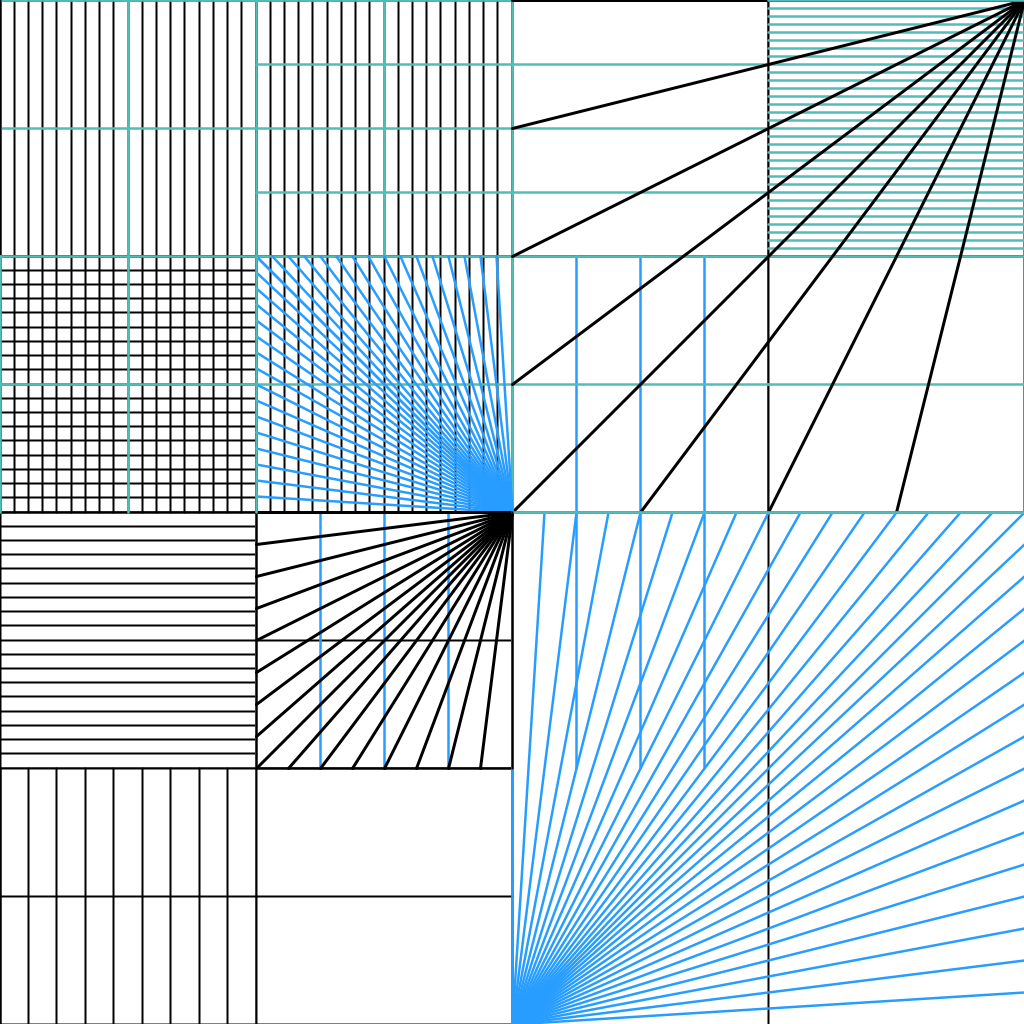
Frame 1 (no input)
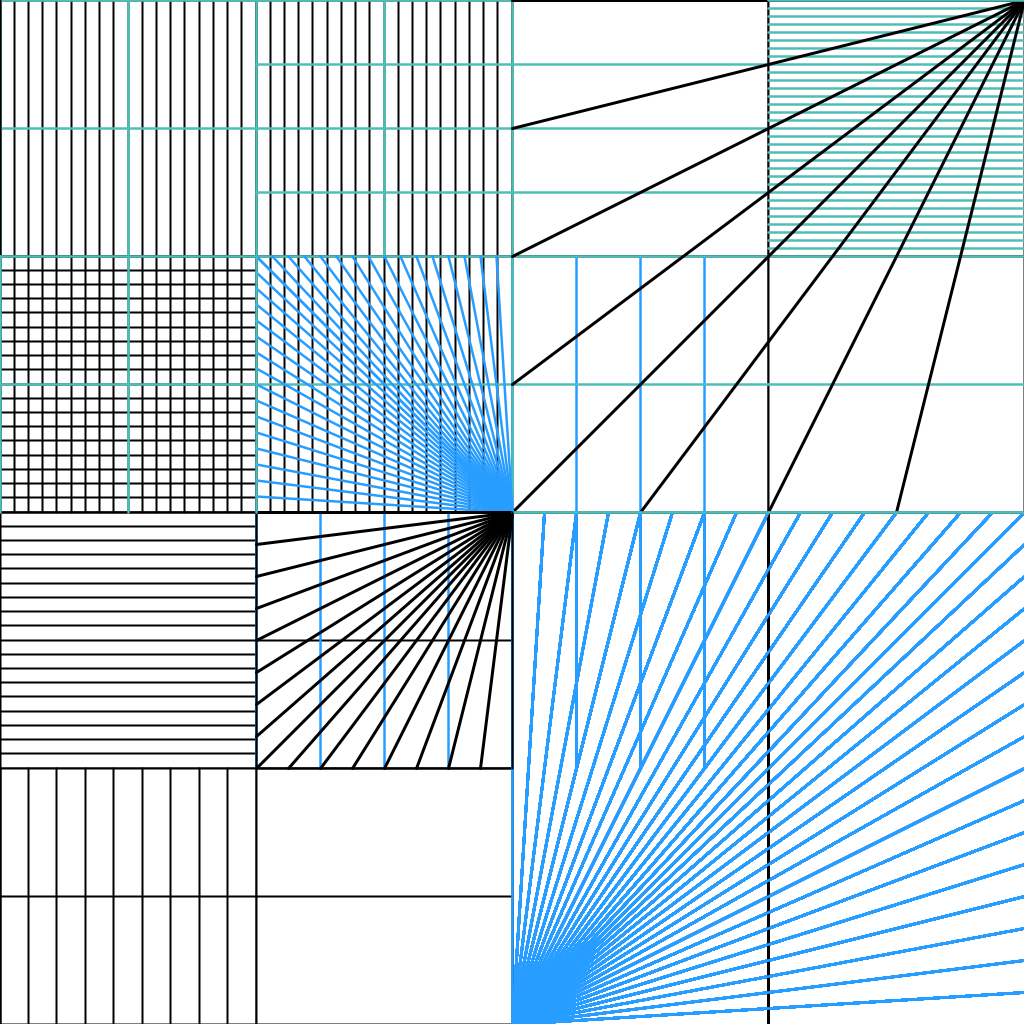
Frame 60 (the mouse pressed at the canvas centre just before this capture)
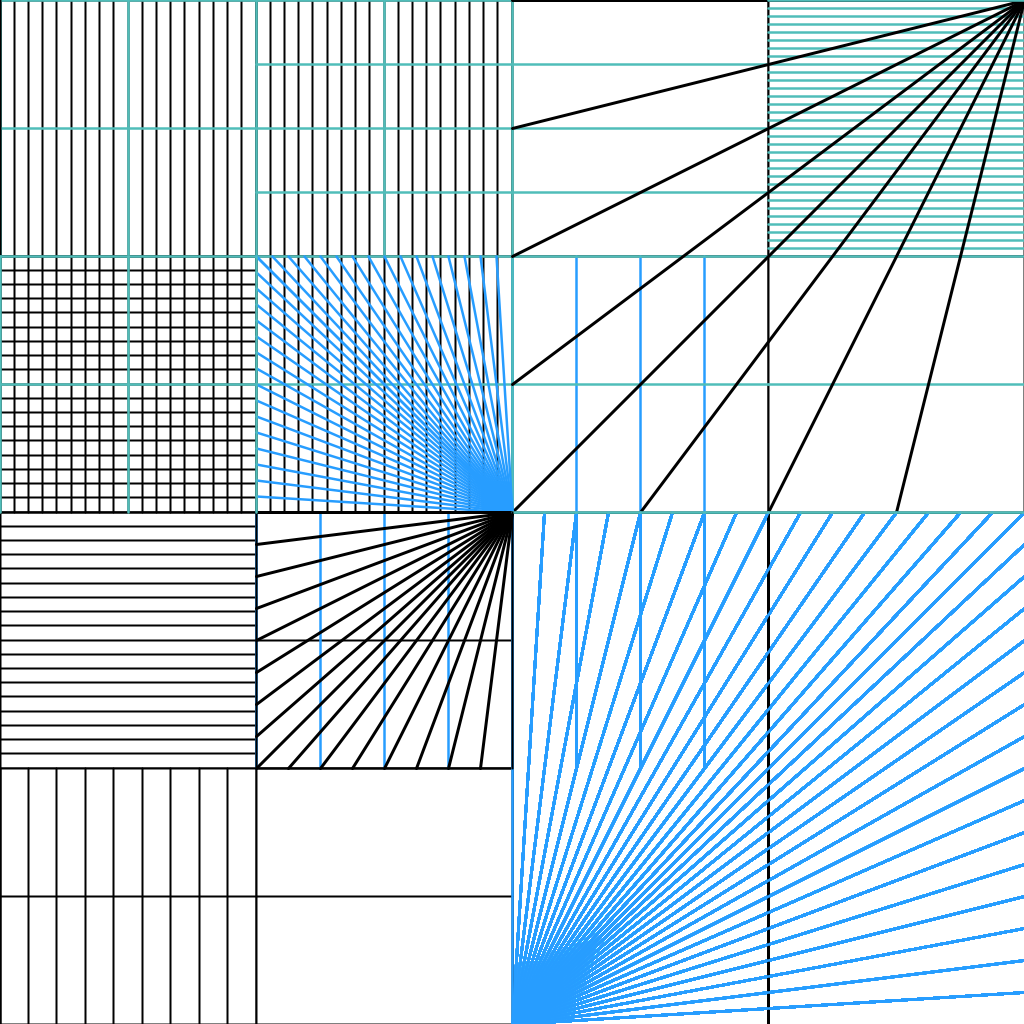
Frame 120 (the mouse held since frame 60 and released just before this capture)

The Processing sketch that drew these frames (run headless with seeded random() and noise(); from frame 60 on, the mouse is pressed at the canvas centre):

// Processing sketch: lec3_230909_trasnformation
// ── lec3_230909_trasnformation.pde
// Jonalbert E. -  GD105

/*
Saskia Freeke’s daily drawing Replication
Original: Geometric Shapes / 230818
Source Link: //https://64.media.tumblr.com/cf987798db8463e913efbd960f59b091/58e3afdf5df20f0b-64/s1280x1920/17e2539d1aac524e393f498c1c7214ec4cfb0746.png
*/

boolean savedImage = false;


int squares_per_row = 4; // Number of squares per row

void setup() 
{
      size(1024, 1024); // Set the canvas size
      background(255); // Set the background color to white
}

void draw()
{
      strokeWeight(2); // Set the stroke weight
    
      float square_size = width / squares_per_row; // Calculate the size of each square
    
      // Draw the squares
      draw_row(0.75, square_size, 4);
      draw_row(square_size + 0.75, square_size, 4);
      draw_row(square_size * 2 + 0.75, square_size, 2);
      draw_row(square_size * 3 + 0.75, square_size, 2);
    
      // Draw the first row of lines
      draw_grid_lines(square_size * 0, square_size * 0, -18, square_size / 18, square_size, 'n');
      draw_grid_lines(square_size * 1, square_size * 0, -18, square_size / 18, square_size, 'n');
    
      // Draw the third row of lines
      draw_grid_lines(square_size * 3, square_size * 0, 32, square_size / 32, square_size, 'c');
    
      // Second layer
      draw_grid_lines(square_size * 0, square_size * 0, 2, square_size / 2, square_size, 'c');
      draw_grid_lines(square_size * 1, square_size * 0, 4, square_size / 4, square_size, 'c');
      draw_grid_lines(square_size * 2, square_size * 0, 4, square_size / 4, square_size, 'c');
      draw_grid_lines(square_size * 2, square_size * 0, 1, square_size / 1, square_size, 'n');
    
      draw_grid_lines(square_size * 0, square_size * 0, -2, square_size / 2, square_size, 'c'); // V
      draw_grid_lines(square_size * 1, square_size * 0, -2, square_size / 2, square_size, 'c'); // V
      draw_grid_lines(square_size * 2, square_size * 0, -1, square_size / 1, square_size, 'c'); // V
      draw_grid_lines(square_size * 0, square_size * 0, -1, square_size / 1, square_size, 'n'); // V
    
      // Second row of lines
      draw_grid_lines(square_size * 0, square_size * 1, -18, square_size / 18, square_size, 'n');
      draw_grid_lines(square_size * 1, square_size * 1, -18, square_size / 18, square_size, 'n');
      draw_grid_lines(square_size * 0, square_size * 1, 18, square_size / 18, square_size, 'n'); // H
      draw_grid_lines(square_size * 2, square_size * 1, -4, square_size / 4, square_size, 'b');
      draw_grid_lines(square_size * 2, square_size * 1, -1, square_size / 1, square_size, 'c');
    
      // Horizontal details
      draw_grid_lines(square_size * 0, square_size * 1, 2, square_size / 2, square_size, 'c');
      draw_grid_lines(square_size * 1, square_size * 1, 2, square_size / 2, square_size, 'c');
      draw_grid_lines(square_size * 2, square_size * 1, 2, square_size / 2, square_size, 'c');
      draw_grid_lines(square_size * 3, square_size * 1, 2, square_size / 2, square_size, 'c');
    
      // Third row of lines
      draw_grid_lines(square_size * 0, square_size * 2, 18, square_size / 18, square_size, 'n'); // H
      draw_grid_lines(square_size * 1, square_size * 2, 2, square_size / 2, square_size, 'n'); // H
      draw_grid_lines(square_size * 1, square_size * 2, -4, square_size / 4, square_size, 'b'); // V
      draw_grid_lines(square_size * 1, square_size * 2, -1, square_size / 1, square_size, 'n'); // V
      draw_grid_lines(square_size * 2, square_size * 2, -4, square_size / 4, square_size, 'b'); // V
      draw_grid_lines(square_size * 2, square_size * 2, -1, square_size / 1, square_size, 'n'); // V
      draw_grid_lines(square_size * 3, square_size * 2, -1, square_size / 1, square_size, 'n'); // V
    
      // Fourth row of lines
      draw_grid_lines(square_size * 0, square_size * 3, -9, square_size / 9, square_size, 'n');
      draw_grid_lines(square_size * 1, square_size * 3, 2, square_size / 2, square_size, 'n'); // H
      draw_grid_lines(square_size * 3, square_size * 3, -1, square_size / 1, square_size, 'n'); // V
    
      // Big Black curved lines
      draw_curved_lines(square_size * 4, square_size * 0, square_size * 2, square_size * 2, -4.0, sqrt((square_size * 2) * (square_size * 2)) / 4, 'n');
      draw_curved_lines(square_size * 4, square_size * 0, square_size * 0, square_size * 2, 4.0, sqrt((square_size * 2) * (square_size * 2)) / 4, 'n');
    
      // Big Blue curved lines
      draw_curved_lines(square_size * 2, square_size * 4, square_size * 2, square_size * 2, -16.0, sqrt((square_size * 2) * (square_size * 2)) / 16, 'b');
      draw_curved_lines(square_size * 2, square_size * 4, square_size * 2, square_size * 4, 16.0, sqrt((square_size * 2) * (square_size * 2)) / 16, 'b');
    
      // Small Blue curved lines
      draw_curved_lines(square_size * 2, square_size * 2, square_size * 1, square_size * 1, -16.0, sqrt((square_size) * (square_size)) / 16, 'b');
      draw_curved_lines(square_size * 2, square_size * 2, square_size * 1, square_size * 1, 16.0, sqrt((square_size) * (square_size)) / 16, 'b');
    
      // Small Black curved lines
      draw_curved_lines(square_size * 2, square_size * 2, square_size * 1, square_size * 3, -8.0, sqrt((square_size) * (square_size)) / 8, 'n');
      draw_curved_lines(square_size * 2, square_size * 2, square_size * 2, square_size * 1, 8.0, sqrt((square_size) * (square_size)) / 8, 'n');
    
      // Details
      draw_grid_lines(square_size * 3, square_size * 0, 1, square_size / 2, square_size, 'c');
      draw_grid_lines(square_size * 2, square_size * 2, 1, square_size / 2, square_size * 2, 'c');
      draw_grid_lines(square_size * 0, square_size * 3.50, 1, square_size / 2, square_size, 'n');
      draw_grid_lines(square_size * 0, square_size * 1, -3, square_size / 2, square_size, 'c');
      draw_grid_lines(square_size * 2, square_size * 2, -1, square_size / 2, square_size, 'n');

       // Save the output as an image file
      if (!savedImage) 
      {
         save("square.png");
         savedImage = true;
      }
}

//Function to draw lines from a starting vanishing point(don't know how to explain this)
void draw_curved_lines(float xStart, float yStart, double line_start_x, float line_start_y, float num_lines, double distance_apart, char line_color)
{
      if (line_color == 'b') 
      {
            stroke(#279DFF); // Blue color
            strokeWeight(2.5);
      }
      else
      {
            stroke(#000000); // Black color
            strokeWeight(3);
      }
    
      if (num_lines < 0)
      {
            num_lines = num_lines * -1;
    
            for (int i = 0; i < num_lines; i++)
            {
                  line(xStart, yStart, (float)line_start_x, line_start_y);
                  line_start_x = line_start_x + distance_apart;
            }
      } 
      else 
       {
             for (int i = 0; i < num_lines; i++) 
             {
                   line(xStart, yStart, line_start_y, (float)line_start_x);
                   line_start_x = line_start_x + distance_apart;
             }
       }
}

// Function to draw lines
void draw_grid_lines(float xStart, float yStart, float num_lines, float distance_apart, float line_length, char line_color) 
{
      if (line_color == 'c') 
      {
            stroke(#50BDB9); // Light Blue color
            strokeWeight(2.5);
      } 
      else if (line_color == 'b') 
      {
            stroke(#279DFF); // Blue color
            strokeWeight(2.5);
      } else 
      {
            stroke(#000000); // Black color
            strokeWeight(2);
      }
    
      if (num_lines < 0)
      {
            num_lines = num_lines * -1;
        
            for (int i = 0; i < num_lines; i++)
            {
                  line(xStart, yStart, xStart, yStart + line_length);
                  xStart = xStart + distance_apart;
            }
      }
      else
      {
            for (int i = 0; i < num_lines; i++)
            {
                  line(xStart, yStart, xStart + line_length, yStart);
                  yStart = yStart + distance_apart;
            }
      }
}

// Function to draw a row of squares
void draw_row(float y, float size_square, float num_squares)
{
      for (int i = 0; i < num_squares; i++)
      {
            float xCoord = size_square * i;
            float yCoord = y;
            rect(xCoord, yCoord, size_square, size_square);
      }
}
